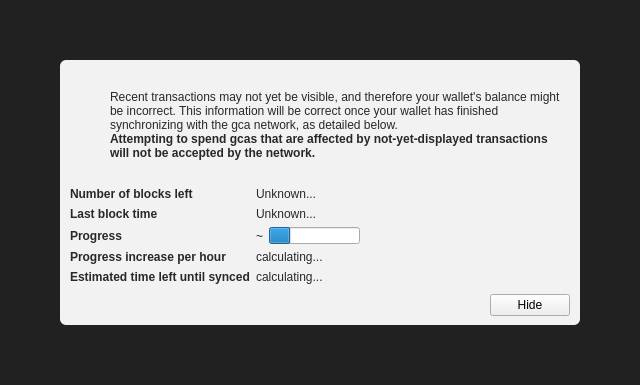
<?xml version="1.0" encoding="UTF-8"?>
<ui version="4.0">
 <class>ModalOverlay</class>
 <widget class="ModalOverlay" name="ModalOverlay">
  <property name="geometry">
   <rect>
    <x>0</x>
    <y>0</y>
    <width>640</width>
    <height>385</height>
   </rect>
  </property>
  <property name="windowTitle">
   <string>Form</string>
  </property>
  <layout class="QVBoxLayout" name="verticalLayout" stretch="0">
   <property name="sizeConstraint">
    <enum>QLayout::SetDefaultConstraint</enum>
   </property>
   <property name="leftMargin">
    <number>0</number>
   </property>
   <property name="topMargin">
    <number>0</number>
   </property>
   <property name="rightMargin">
    <number>0</number>
   </property>
   <property name="bottomMargin">
    <number>0</number>
   </property>
   <item>
    <widget class="QWidget" name="bgWidget" native="true">
     <property name="styleSheet">
      <string notr="true">#bgWidget { background: rgba(0,0,0,220); }</string>
     </property>
     <layout class="QVBoxLayout" name="verticalLayoutMain" stretch="1">
      <property name="leftMargin">
       <number>60</number>
      </property>
      <property name="topMargin">
       <number>60</number>
      </property>
      <property name="rightMargin">
       <number>60</number>
      </property>
      <property name="bottomMargin">
       <number>60</number>
      </property>
      <item>
       <widget class="QWidget" name="contentWidget" native="true">
        <property name="styleSheet">
         <string notr="true">#contentWidget { background: rgba(255,255,255,240); border-radius: 6px; }

QLabel { color: rgb(40,40,40);  }</string>
        </property>
        <layout class="QVBoxLayout" name="verticalLayoutSub" stretch="1,0,0,0">
         <property name="spacing">
          <number>0</number>
         </property>
         <property name="leftMargin">
          <number>10</number>
         </property>
         <property name="topMargin">
          <number>10</number>
         </property>
         <property name="rightMargin">
          <number>10</number>
         </property>
         <property name="bottomMargin">
          <number>10</number>
         </property>
         <item>
          <layout class="QHBoxLayout" name="horizontalLayoutIconText" stretch="0,1">
           <property name="topMargin">
            <number>20</number>
           </property>
           <item>
            <layout class="QVBoxLayout" name="verticalLayoutIcon">
             <property name="leftMargin">
              <number>0</number>
             </property>
             <item>
              <widget class="QPushButton" name="warningIcon">
               <property name="enabled">
                <bool>false</bool>
               </property>
               <property name="text">
                <string/>
               </property>
               <property name="icon">
                <iconset>
                 <normaloff>:/icons/warning</normaloff>
                 <disabledoff>:/icons/warning</disabledoff>:/icons/warning</iconset>
               </property>
               <property name="iconSize">
                <size>
                 <width>48</width>
                 <height>48</height>
                </size>
               </property>
               <property name="flat">
                <bool>true</bool>
               </property>
              </widget>
             </item>
             <item>
              <spacer name="verticalSpacerWarningIcon">
               <property name="orientation">
                <enum>Qt::Vertical</enum>
               </property>
               <property name="sizeHint" stdset="0">
                <size>
                 <width>20</width>
                 <height>40</height>
                </size>
               </property>
              </spacer>
             </item>
            </layout>
           </item>
           <item>
            <layout class="QVBoxLayout" name="verticalLayoutInfoText">
             <property name="leftMargin">
              <number>0</number>
             </property>
             <property name="topMargin">
              <number>0</number>
             </property>
             <item>
              <widget class="QLabel" name="infoText">
               <property name="text">
                <string>Recent transactions may not yet be visible, and therefore your wallet's balance might be incorrect. This information will be correct once your wallet has finished synchronizing with the gca network, as detailed below.</string>
               </property>
               <property name="textFormat">
                <enum>Qt::RichText</enum>
               </property>
               <property name="wordWrap">
                <bool>true</bool>
               </property>
              </widget>
             </item>
             <item>
              <widget class="QLabel" name="infoTextStrong">
               <property name="font">
                <font>
                 <weight>75</weight>
                 <bold>true</bold>
                </font>
               </property>
               <property name="text">
                <string>Attempting to spend gcas that are affected by not-yet-displayed transactions will not be accepted by the network.</string>
               </property>
               <property name="textFormat">
                <enum>Qt::RichText</enum>
               </property>
               <property name="wordWrap">
                <bool>true</bool>
               </property>
              </widget>
             </item>
             <item>
              <spacer name="verticalSpacerInTextSpace">
               <property name="orientation">
                <enum>Qt::Vertical</enum>
               </property>
               <property name="sizeHint" stdset="0">
                <size>
                 <width>20</width>
                 <height>40</height>
                </size>
               </property>
              </spacer>
             </item>
            </layout>
           </item>
          </layout>
         </item>
         <item>
          <spacer name="verticalSpacerAfterText">
           <property name="orientation">
            <enum>Qt::Vertical</enum>
           </property>
           <property name="sizeHint" stdset="0">
            <size>
             <width>20</width>
             <height>40</height>
            </size>
           </property>
          </spacer>
         </item>
         <item>
          <layout class="QFormLayout" name="formLayout">
           <property name="fieldGrowthPolicy">
            <enum>QFormLayout::FieldsStayAtSizeHint</enum>
           </property>
           <property name="horizontalSpacing">
            <number>6</number>
           </property>
           <property name="verticalSpacing">
            <number>6</number>
           </property>
           <property name="topMargin">
            <number>10</number>
           </property>
           <item row="0" column="0">
            <widget class="QLabel" name="labelNumberOfBlocksLeft">
             <property name="font">
              <font>
               <weight>75</weight>
               <bold>true</bold>
              </font>
             </property>
             <property name="text">
              <string>Number of blocks left</string>
             </property>
            </widget>
           </item>
           <item row="0" column="1">
            <widget class="QLabel" name="numberOfBlocksLeft">
             <property name="text">
              <string>Unknown...</string>
             </property>
            </widget>
           </item>
           <item row="1" column="0">
            <widget class="QLabel" name="labelLastBlockTime">
             <property name="font">
              <font>
               <weight>75</weight>
               <bold>true</bold>
              </font>
             </property>
             <property name="text">
              <string>Last block time</string>
             </property>
            </widget>
           </item>
           <item row="1" column="1">
            <widget class="QLabel" name="newestBlockDate">
             <property name="sizePolicy">
              <sizepolicy hsizetype="Maximum" vsizetype="Preferred">
               <horstretch>0</horstretch>
               <verstretch>0</verstretch>
              </sizepolicy>
             </property>
             <property name="text">
              <string>Unknown...</string>
             </property>
            </widget>
           </item>
           <item row="2" column="0">
            <widget class="QLabel" name="labelSyncDone">
             <property name="font">
              <font>
               <weight>75</weight>
               <bold>true</bold>
              </font>
             </property>
             <property name="text">
              <string>Progress</string>
             </property>
            </widget>
           </item>
           <item row="2" column="1">
            <layout class="QHBoxLayout" name="horizontalLayoutSync" stretch="0,1">
             <item>
              <widget class="QLabel" name="percentageProgress">
               <property name="text">
                <string notr="true">~</string>
               </property>
              </widget>
             </item>
             <item>
              <widget class="QProgressBar" name="progressBar">
               <property name="value">
                <number>24</number>
               </property>
               <property name="format">
                <string/>
               </property>
              </widget>
             </item>
            </layout>
           </item>
           <item row="4" column="0">
            <widget class="QLabel" name="labelProgressIncrease">
             <property name="font">
              <font>
               <weight>75</weight>
               <bold>true</bold>
              </font>
             </property>
             <property name="text">
              <string>Progress increase per hour</string>
             </property>
            </widget>
           </item>
           <item row="4" column="1">
            <widget class="QLabel" name="progressIncreasePerH">
             <property name="text">
              <string>calculating...</string>
             </property>
            </widget>
           </item>
           <item row="5" column="0">
            <widget class="QLabel" name="labelEstimatedTimeLeft">
             <property name="font">
              <font>
               <weight>75</weight>
               <bold>true</bold>
              </font>
             </property>
             <property name="text">
              <string>Estimated time left until synced</string>
             </property>
            </widget>
           </item>
           <item row="5" column="1">
            <widget class="QLabel" name="expectedTimeLeft">
             <property name="text">
              <string>calculating...</string>
             </property>
            </widget>
           </item>
          </layout>
         </item>
         <item>
          <layout class="QHBoxLayout" name="horizontalLayoutButtons">
           <property name="leftMargin">
            <number>10</number>
           </property>
           <property name="topMargin">
            <number>10</number>
           </property>
           <item>
            <spacer name="horizontalSpacer">
             <property name="orientation">
              <enum>Qt::Horizontal</enum>
             </property>
             <property name="sizeHint" stdset="0">
              <size>
               <width>40</width>
               <height>20</height>
              </size>
             </property>
            </spacer>
           </item>
           <item>
            <widget class="QPushButton" name="closeButton">
             <property name="text">
              <string>Hide</string>
             </property>
            </widget>
           </item>
          </layout>
         </item>
        </layout>
       </widget>
      </item>
     </layout>
    </widget>
   </item>
  </layout>
 </widget>
 <customwidgets>
  <customwidget>
   <class>ModalOverlay</class>
   <extends>QWidget</extends>
   <header>modaloverlay.h</header>
   <container>1</container>
  </customwidget>
 </customwidgets>
 <resources/>
 <connections/>
</ui>
